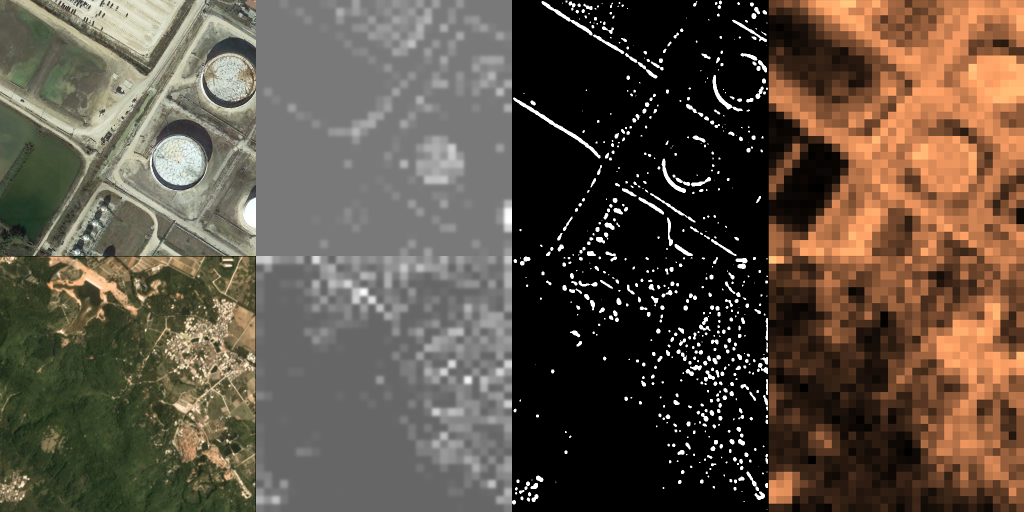
#> input picture figs/aerials_kps_vs_leftover2row.png, 2048 x 1024 px, found by its file name (shown at 1/2 size)
$ python create_sequences_from_tiling.py --dataset ../../figs --group_size 100 --tile_size 100
#> lines starting #> are read from the running program, lines starting #| are printed output that depends on the picture
#> in tile_image, img is the input picture: shape (1024, 2048, 3); mean B, G, R 68.7, 81.7, 93.3
import argparse
import random
import shutil
from pathlib import Path

import cv2
import os
import numpy as np


def count_intensity_pixels(image: np.ndarray) -> (int, int):
    zero_pixels = np.sum((image == 0).all(axis=2))
    non_zero_pixels = image.shape[0] * image.shape[1] - zero_pixels
    return zero_pixels, non_zero_pixels


def pad_image(img, tile_size):
#> called with tile_size = 100
    h, w = img.shape[:2]
#> h = 1024; w = 2048
    pad_h = (tile_size - (h % tile_size)) % tile_size
#> pad_h = 76
    pad_w = (tile_size - (w % tile_size)) % tile_size
#> pad_w = 52
    return cv2.copyMakeBorder(img, 0, pad_h, 0, pad_w, cv2.BORDER_CONSTANT)
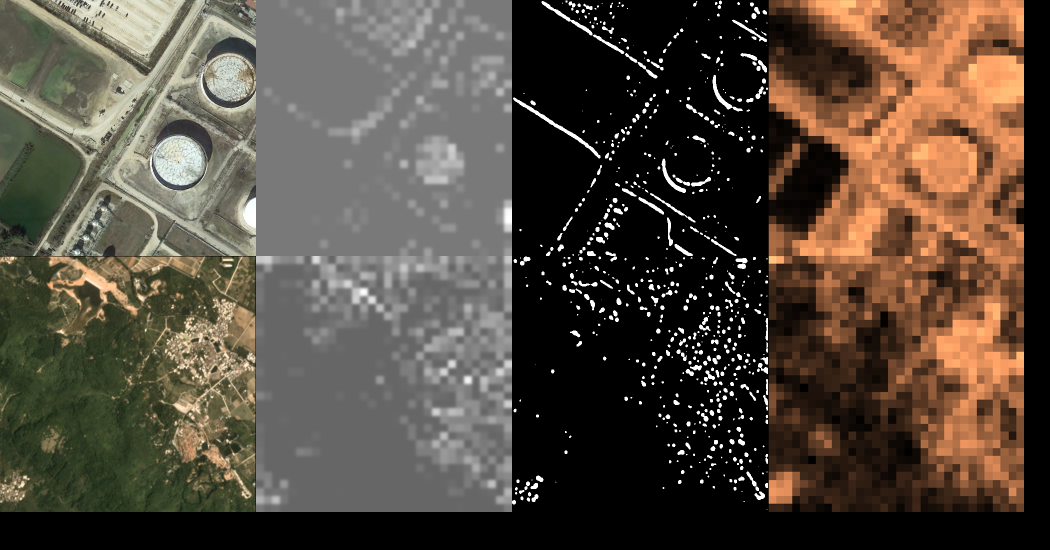
#> returned value: shape (1100, 2100, 3) (shown at 1/2 size); mean of channels 0, 1, 2 62.4, 74.2, 84.7; drawn as B, G, R


def rotate_image(image, angle):
    h, w = image.shape[:2]
    center = (w // 2, h // 2)
    M = cv2.getRotationMatrix2D(center, angle, 1)
    rotated = cv2.warpAffine(image, M, (w, h))
    return rotated


def tile_image(
    image_path,
    tile_size,
    output_dir,
    group_size,
    threshold_zero_pixels,
    aug_for_remainders,
    img_prefix="",
):
    img = cv2.imread(image_path)
    img = pad_image(img, tile_size)
    img_name = os.path.basename(image_path).split(".")[0]
    h, w, _ = img.shape
#> h = 1100; w = 2100
    tile_count = 0
    group_count = 0
    group = []
    remainder_groups = []
    last_tile = None
    for i in range(0, h, tile_size):
        for j in range(0, w, tile_size):
            tile = img[i : i + tile_size, j : j + tile_size]
            zero_count, _ = count_intensity_pixels(tile)
            if zero_count <= threshold_zero_pixels or threshold_zero_pixels is None:
                group_dir = os.path.join(
                    output_dir, f"{img_prefix}{img_name}/group{group_count}"
                )
                os.makedirs(group_dir, exist_ok=True)
                tile_path = os.path.join(group_dir, f"{img_name}_{tile_count}.png")
                cv2.imwrite(tile_path, tile)
                group.append(f"{img_name}/group{group_count}")
                tile_count += 1
                last_tile = tile
                if tile_count % group_size == 0:
                    group_count += 1
                    tile_count = 0
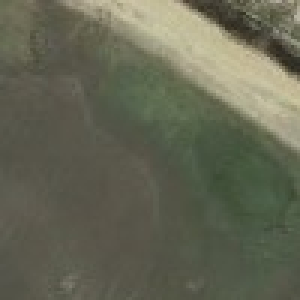
#> tile: shape (100, 100, 3) (shown 3 times larger); mean B, G, R 83.9, 102.2, 100.6
#> after the loop, group = []; group_count = 0; tile_count = 0

    # Perform augmentation to fill remaining spots
    if aug_for_remainders:
        while 0 < tile_count < group_size:
            angle = random.randint(15, 270)
            rotated_tile = rotate_image(last_tile, angle)
            tile_path = os.path.join(
                group_dir, f"{img_name}_g{group_count}_{tile_count}.png"
            )
            cv2.imwrite(tile_path, rotated_tile)
            tile_count += 1

    if tile_count != 0:
        remainder_groups.append(f"{img_name}/group{group_count}")
    return group, remainder_groups


def main(
    input_root,
    tile_size,
    group_size,
    output_root,
    threshold_zero_pixels,
    aug_for_remainders,
    img_prefix="",
):
    train_list = []
    val_list = []
    remainder_groups = []
    for subset in [""]:
        # for subset in ["images/val", "images/train"]:
        input_dir = os.path.join(input_root, subset)
        if subset == "":
            output_dir = os.path.join(output_root, "images/train_sequenced")
        else:
            output_dir = os.path.join(output_root, subset).replace(subset, "sequenced/")
        for img_name in os.listdir(input_dir):
            img_path = os.path.join(input_dir, img_name)
            groups, remainders = tile_image(
                img_path,
                tile_size,
                output_dir,
                group_size,
                threshold_zero_pixels,
                aug_for_remainders,
                img_prefix,
            )
            remainder_groups.extend(remainders)
            if subset == "images/val":
                val_list.extend(groups)
            else:
                train_list.extend(groups)

        with open(os.path.join(output_root, "train.list"), "w") as f:
            f.write("\n".join(train_list))

        with open(os.path.join(output_root, "val.list"), "w") as f:
            f.write("\n".join(val_list))

    print("Groups with remainders:", remainder_groups)
    print("Size:", len(remainder_groups))


if __name__ == "__main__":
    dataset_root = os.path.expanduser("~/resources/datasets/")
    parser = argparse.ArgumentParser(
        description="Merge two datasets without any nested hierarchy"
    )
    parser.add_argument("--dataset", required=True, type=str)
    parser.add_argument("--img_prefix", default="", required=False, type=str)
    parser.add_argument("--inplace", action="store_true")
    parser.add_argument("--group_size", type=int, required=True)
    parser.add_argument("--tile_size", type=int, required=True)
    parser.add_argument("--threshold_zero_dim", required=False, type=int, default=None)
    parser.add_argument("--input_root", required=False, type=str, default=None)
    parser.add_argument("--output_root", required=False, type=str, default=None)

    # parser.add_argument("--dest", required=True)
    # path1= datset_root / "DOTA-2/images/val"
    # path2 = datset_root / "xView/images/val"
    args = parser.parse_args()
    output_root = os.path.expanduser(args.output_root) if args.output_root else None
    input_root = os.path.expanduser(args.input_root) if args.input_root else None
    # dataset_name = "DOTA-xView-2"
    dataset_name = args.dataset
    input_root = (
        (f"{dataset_root}/{dataset_name}")  # Replace with your input dataset root path
        if input_root is None
        else f"{input_root}/{dataset_name}"
    )
    tile_size = args.tile_size  # Replace with your tile size
    group_size = args.group_size
    # Replace with your output dataset root path
    threshold_zero_pixels = (
        args.threshold_zero_dim * args.threshold_zero_dim
        if args.threshold_zero_dim
        else None
    )
    img_prefix = args.img_prefix
    output_root = (
        f"{dataset_root}/{dataset_name}_tiled_filtered_{tile_size}x{tile_size}"
        if output_root is None
        else f"{output_root}/{dataset_name}_tiled_filtered_{tile_size}x{tile_size}"
    )

    print("tile_size:", tile_size)
    print("group_size:", group_size)
    print("Threshold zero pixels:", threshold_zero_pixels)
    print("Output root:", output_root)
    print("input_root:", input_root)
    Path(output_root).mkdir(parents=True, exist_ok=True)
#> (the run stopped early here; a loop or call above may not have finished)

$ run again, on figs/qual_analysis_pt2.png
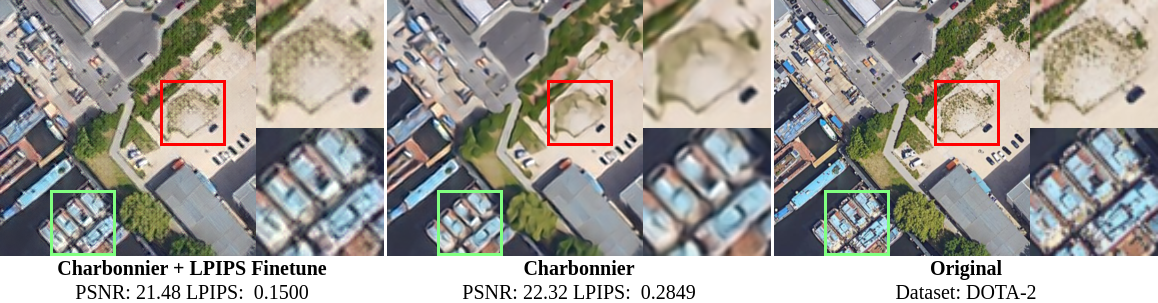
#> input picture figs/qual_analysis_pt2.png, 1158 x 303 px, found by its file name
#> in tile_image, img is the input picture: shape (303, 1158, 3); mean B, G, R 151.3, 157.6, 160.4
#> in pad_image, `return cv2.copyMakeBorder(img, 0, pad_h, 0, pad_w, cv2.BORDER_CONSTANT)`:
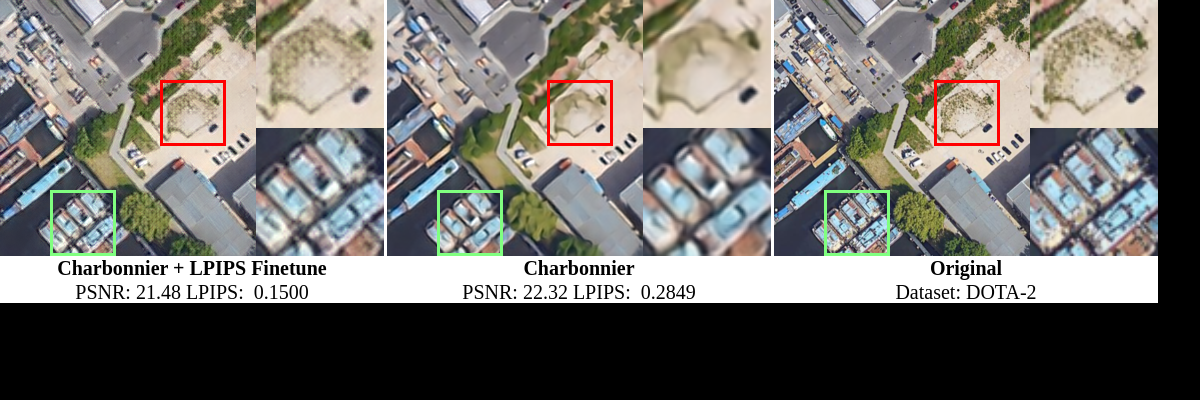
#> returned value: shape (400, 1200, 3); mean of channels 0, 1, 2 110.6, 115.2, 117.2; drawn as B, G, R
#> after the loop in tile_image, `for i in range(0, h, tile_size):`:
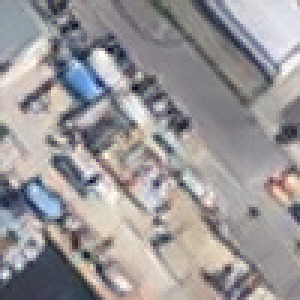
#> tile: shape (100, 100, 3) (shown 3 times larger); mean B, G, R 152.2, 150.5, 154
#> after the loop in tile_image, `for i in range(0, h, tile_size):`: group = []; group_count = 0

$ run again, on figs/recon-motivational.png
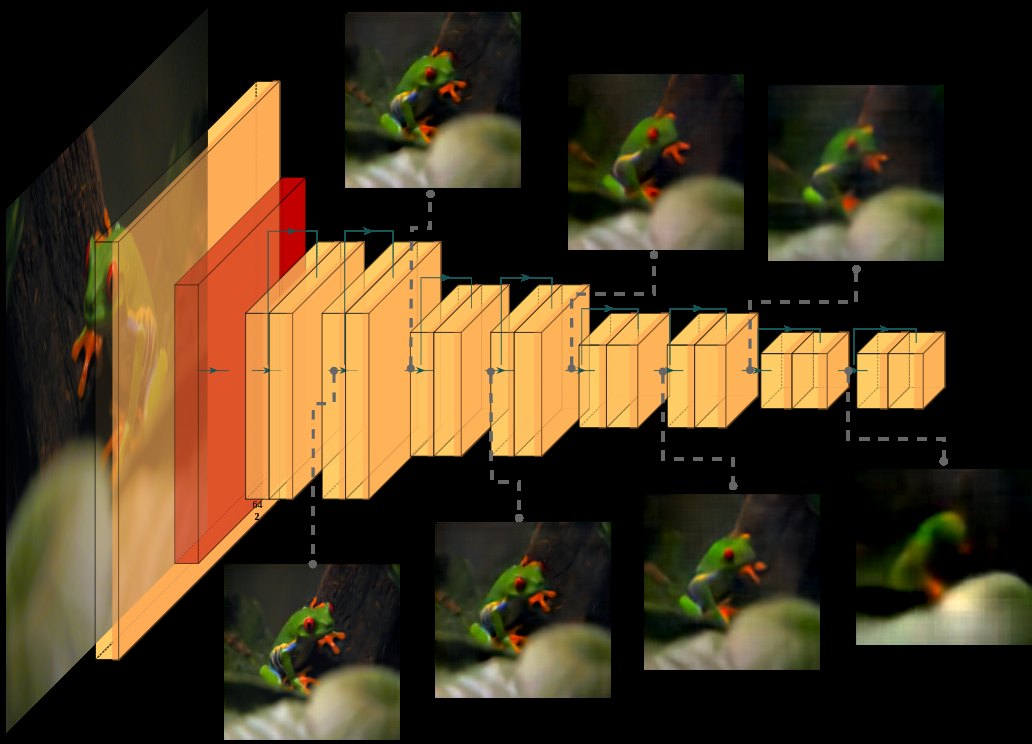
#> input picture figs/recon-motivational.png, 1032 x 744 px, found by its file name
#> in tile_image, img is the input picture: shape (744, 1032, 3); mean B, G, R 31.9, 56.2, 72.3
#> in pad_image, `return cv2.copyMakeBorder(img, 0, pad_h, 0, pad_w, cv2.BORDER_CONSTANT)`:
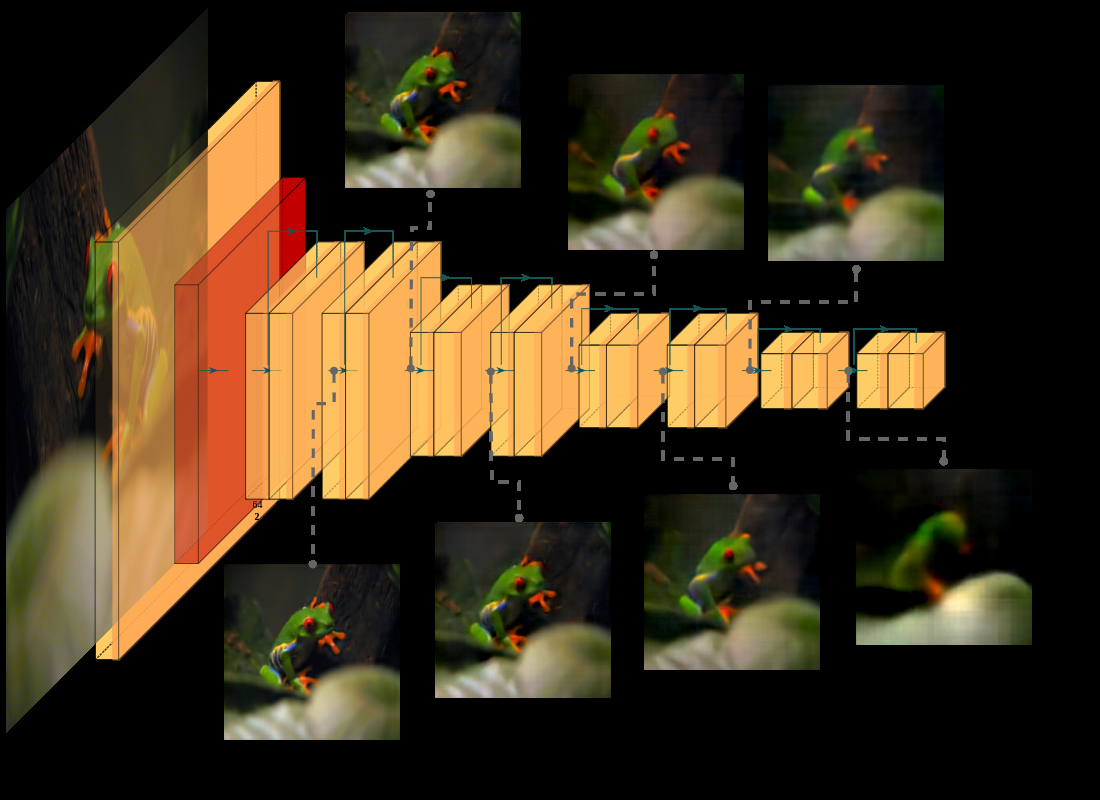
#> returned value: shape (800, 1100, 3); mean of channels 0, 1, 2 27.9, 49, 63.1; drawn as B, G, R
#> after the loop in tile_image, `for i in range(0, h, tile_size):`: group = []; group_count = 0
